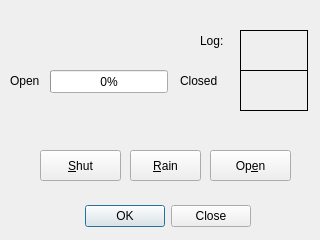
<?xml version="1.0" encoding="UTF-8"?>
<ui version="4.0">
 <class>Dialog</class>
 <widget class="QDialog" name="Dialog">
  <property name="geometry">
   <rect>
    <x>0</x>
    <y>0</y>
    <width>320</width>
    <height>240</height>
   </rect>
  </property>
  <property name="windowTitle">
   <string>Dialog</string>
  </property>
  <widget class="QDialogButtonBox" name="buttonBox">
   <property name="geometry">
    <rect>
     <x>70</x>
     <y>200</y>
     <width>181</width>
     <height>32</height>
    </rect>
   </property>
   <property name="orientation">
    <enum>Qt::Horizontal</enum>
   </property>
   <property name="standardButtons">
    <set>QDialogButtonBox::Close|QDialogButtonBox::Ok</set>
   </property>
  </widget>
  <widget class="QPushButton" name="closeButton">
   <property name="geometry">
    <rect>
     <x>40</x>
     <y>150</y>
     <width>81</width>
     <height>31</height>
    </rect>
   </property>
   <property name="text">
    <string>&amp;Shut</string>
   </property>
  </widget>
  <widget class="QPushButton" name="openButton">
   <property name="geometry">
    <rect>
     <x>210</x>
     <y>150</y>
     <width>81</width>
     <height>31</height>
    </rect>
   </property>
   <property name="text">
    <string>Op&amp;en</string>
   </property>
  </widget>
  <widget class="QPushButton" name="haltButton">
   <property name="geometry">
    <rect>
     <x>130</x>
     <y>150</y>
     <width>71</width>
     <height>31</height>
    </rect>
   </property>
   <property name="text">
    <string>&amp;Rain</string>
   </property>
  </widget>
  <widget class="QLabel" name="log">
   <property name="geometry">
    <rect>
     <x>200</x>
     <y>30</y>
     <width>31</width>
     <height>21</height>
    </rect>
   </property>
   <property name="text">
    <string>Log:</string>
   </property>
  </widget>
  <widget class="QLabel" name="logLabelStatus">
   <property name="geometry">
    <rect>
     <x>240</x>
     <y>30</y>
     <width>68</width>
     <height>41</height>
    </rect>
   </property>
   <property name="frameShape">
    <enum>QFrame::Box</enum>
   </property>
   <property name="text">
    <string/>
   </property>
  </widget>
  <widget class="QProgressBar" name="progressBar">
   <property name="geometry">
    <rect>
     <x>50</x>
     <y>70</y>
     <width>118</width>
     <height>23</height>
    </rect>
   </property>
   <property name="value">
    <number>0</number>
   </property>
  </widget>
  <widget class="QLabel" name="openLable">
   <property name="geometry">
    <rect>
     <x>10</x>
     <y>70</y>
     <width>41</width>
     <height>21</height>
    </rect>
   </property>
   <property name="text">
    <string>Open</string>
   </property>
  </widget>
  <widget class="QLabel" name="closedLable">
   <property name="geometry">
    <rect>
     <x>180</x>
     <y>70</y>
     <width>51</width>
     <height>21</height>
    </rect>
   </property>
   <property name="text">
    <string>Closed</string>
   </property>
  </widget>
  <widget class="QLabel" name="logLabelClosed">
   <property name="geometry">
    <rect>
     <x>240</x>
     <y>70</y>
     <width>68</width>
     <height>41</height>
    </rect>
   </property>
   <property name="frameShape">
    <enum>QFrame::Box</enum>
   </property>
   <property name="text">
    <string/>
   </property>
  </widget>
 </widget>
 <resources/>
 <connections>
  <connection>
   <sender>buttonBox</sender>
   <signal>accepted()</signal>
   <receiver>Dialog</receiver>
   <slot>accept()</slot>
   <hints>
    <hint type="sourcelabel">
     <x>248</x>
     <y>254</y>
    </hint>
    <hint type="destinationlabel">
     <x>157</x>
     <y>274</y>
    </hint>
   </hints>
  </connection>
  <connection>
   <sender>buttonBox</sender>
   <signal>rejected()</signal>
   <receiver>Dialog</receiver>
   <slot>reject()</slot>
   <hints>
    <hint type="sourcelabel">
     <x>316</x>
     <y>260</y>
    </hint>
    <hint type="destinationlabel">
     <x>286</x>
     <y>274</y>
    </hint>
   </hints>
  </connection>
 </connections>
</ui>
